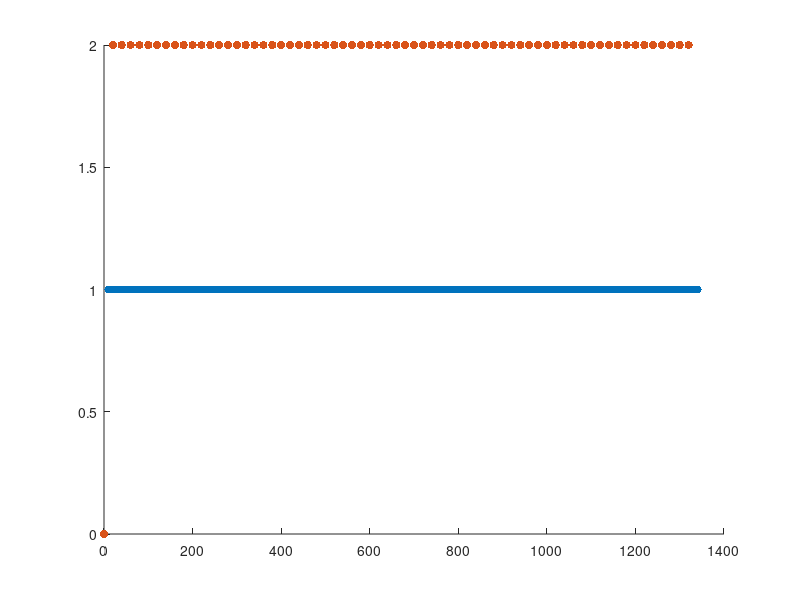

Recreate this plot in MATLAB.
cluster_class = zeros(1,2);
for i=1:200;
    if mod(i,3) == 1
        cluster_class(i,1) = 1;
        cluster_class(i,2) = ((i-1)/3)*20+10;
    end
    if mod(i,3) == 2
        cluster_class(i,1) = 1;
        cluster_class(i,2) = ((i+1)/3)*20;
    end
    if mod(i,3) == 0
        cluster_class(i,1) = 2;
        cluster_class(i,2) = (i/3)*20;
    end
end;
%number of clusters
nc = max(cluster_class(:,1));
%germinal matrix
tmx = 0;
tmx(nc,1) = 0;
%number of points
[np , clm] = size(cluster_class);
%creating
for i = 1:np
    if cluster_class(i,1) ~= 0
        tmx((cluster_class(i,1)),i) = cluster_class(i,2);
    else
        tmx(:,i) = 0;
    end
end
sct = 0;
sct(nc,1) = 0;
for i = 1:np
    if cluster_class(i,1) ~= 0
        sct((cluster_class(i,1)),i) = cluster_class(i,1);
    else
        sct(:,i) = 0;
    end
end
%plotting
scatter(tmx(1,:),sct(1,:),'filled')
hold on
for i = 2:nc
    scatter(tmx(i,:),sct(i,:),'filled');
end
hold off
